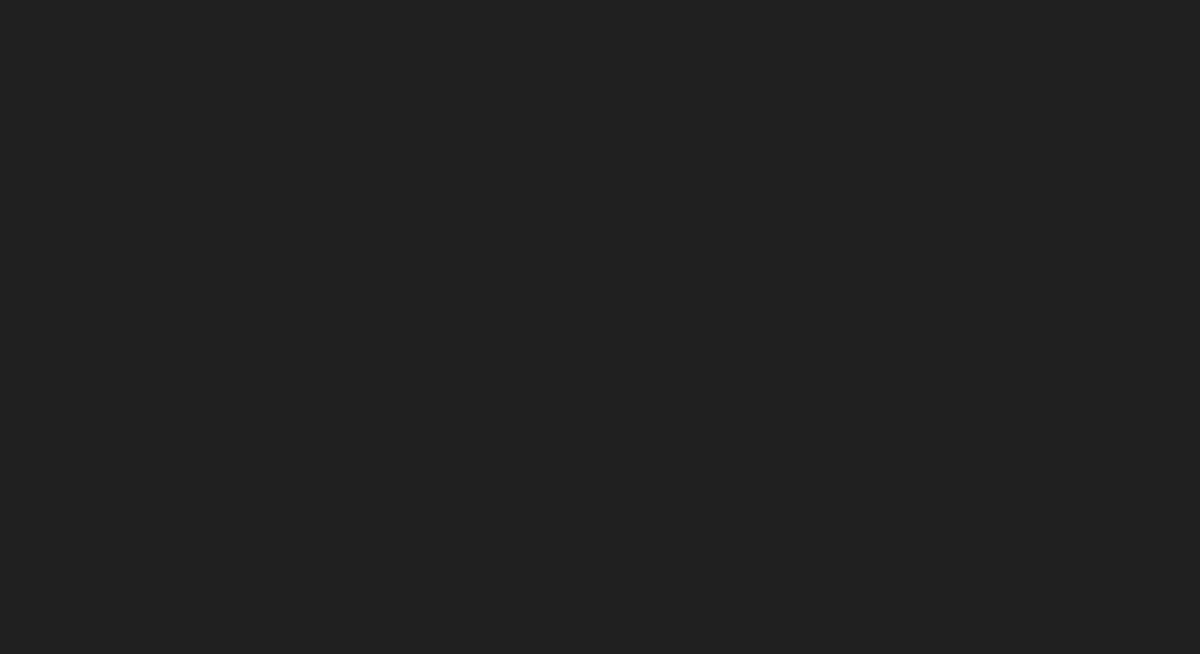
Frame 1 (no input)
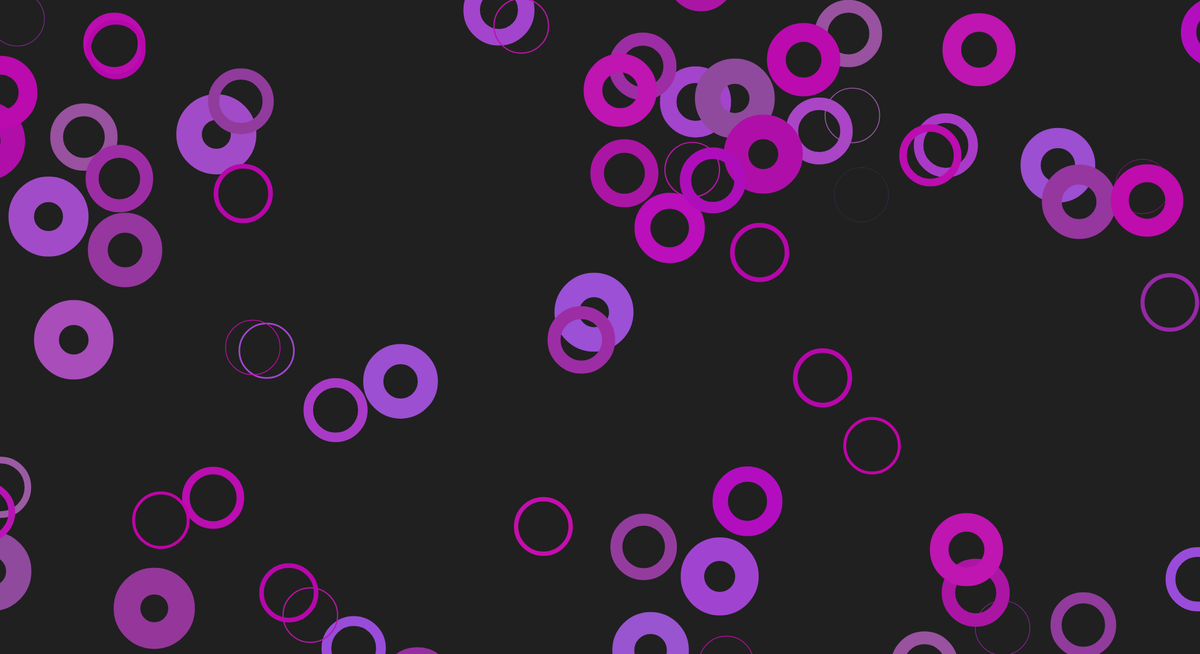
Frame 60 (no input)
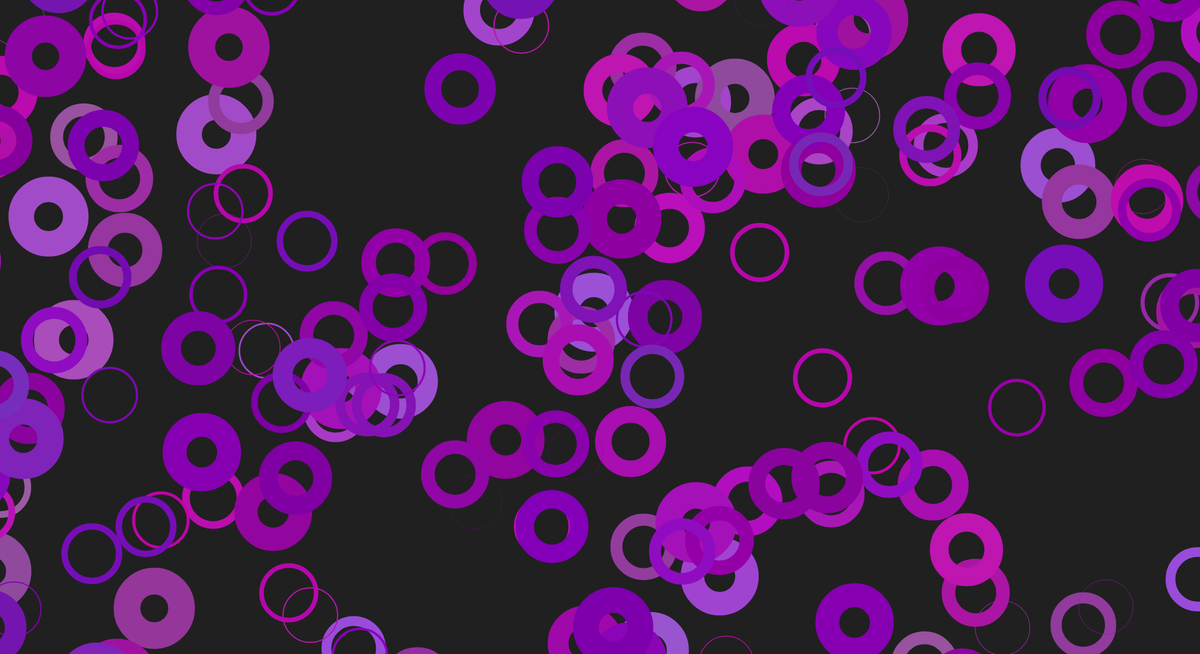
Frame 120 (the mouse pressed at the canvas centre since frame 60)

The p5.js sketch that drew these frames (run headless with seeded random() and noise() and a simulated clock; from frame 60 on, the mouse is pressed at the canvas centre):

// p5.js sketch
// ── sketch.js
let x;
let y;

let r;
let g;
let b;

function setup() {
  createCanvas(2200, 1200);
  
  x = width / 2;
  y = width / 2;
  
  r = random(0, 255);
  g = random(0, 255);
  b = random(0, 255);
  
  background(32);
}

function draw() {

  //Section below was originally for walking a single dot one pixel at a time to cover the canvas

  // var randomValue = random();
  // console.log(randomValue)
//   if(randomValue < 0.25){
//     x--;
//   }
//   else if(randomValue < 0.5){
//     x++;
//   }
//   else if(randomValue < 0.75){
//     y--;
//   }
//   else{
//     y++;
//   }
  
  // wrap around left and right sides
  if(x < 0){
    x = width;
  }
  else if(x > width){
    x = 0;
  }
  
  // wrap around top and bottom sides
  if(y < 0){
    y = height;
  }
  else if(y > height){
    y = 0;
  }
  
  // randomly change color
  r += random(-10, 10);
  g += random(-10, 10);
  b += random(-10, 10);
  
  // don't let values go outside 0-255 range
  r = constrain(r, 0, 255);
  g = constrain(g, 0, 255);
  b = constrain(b, 0, 255);
  strokeWeight(random(50))
  stroke(r, g, b);
  
  // point(x, y);
  for(i =0; i<5; i++){
    noFill();
      square(x-random(-2200,2200),y+random(-1200,1200),100,100)


  }

}
